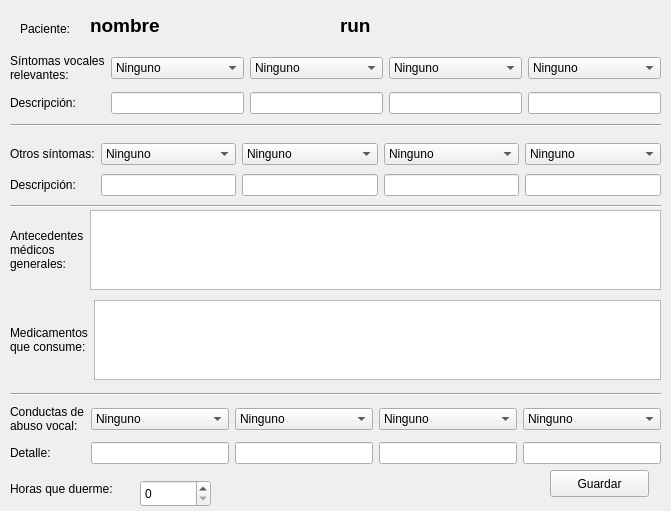
<?xml version="1.0" encoding="UTF-8"?>
<ui version="4.0">
 <class>SintomaConducta</class>
 <widget class="QWidget" name="SintomaConducta">
  <property name="geometry">
   <rect>
    <x>0</x>
    <y>0</y>
    <width>671</width>
    <height>511</height>
   </rect>
  </property>
  <property name="windowTitle">
   <string>Sintomatología y Conductas</string>
  </property>
  <property name="windowIcon">
   <iconset>
    <normaloff>../img/aav50.png</normaloff>../img/aav50.png</iconset>
  </property>
  <widget class="QWidget" name="layoutWidget">
   <property name="geometry">
    <rect>
     <x>10</x>
     <y>140</y>
     <width>651</width>
     <height>71</height>
    </rect>
   </property>
   <layout class="QGridLayout" name="gridLayout_2">
    <item row="0" column="0">
     <widget class="QLabel" name="label_3">
      <property name="text">
       <string>Otros síntomas:</string>
      </property>
     </widget>
    </item>
    <item row="0" column="1">
     <widget class="QComboBox" name="os1">
      <item>
       <property name="text">
        <string>Ninguno</string>
       </property>
      </item>
      <item>
       <property name="text">
        <string>Problemas de acusión</string>
       </property>
      </item>
      <item>
       <property name="text">
        <string>Alergías</string>
       </property>
      </item>
      <item>
       <property name="text">
        <string>Resfríos frecuentes</string>
       </property>
      </item>
      <item>
       <property name="text">
        <string>Estrés</string>
       </property>
      </item>
      <item>
       <property name="text">
        <string>Acidez gástrica</string>
       </property>
      </item>
      <item>
       <property name="text">
        <string>Dificultad al tragar</string>
       </property>
      </item>
      <item>
       <property name="text">
        <string>Dolor de cuello u hombros</string>
       </property>
      </item>
      <item>
       <property name="text">
        <string>Pérdidas anteriores de la voz</string>
       </property>
      </item>
     </widget>
    </item>
    <item row="0" column="2">
     <widget class="QComboBox" name="os2">
      <item>
       <property name="text">
        <string>Ninguno</string>
       </property>
      </item>
      <item>
       <property name="text">
        <string>Problemas de acusión</string>
       </property>
      </item>
      <item>
       <property name="text">
        <string>Alergías</string>
       </property>
      </item>
      <item>
       <property name="text">
        <string>Resfríos frecuentes</string>
       </property>
      </item>
      <item>
       <property name="text">
        <string>Estrés</string>
       </property>
      </item>
      <item>
       <property name="text">
        <string>Acidez gástrica</string>
       </property>
      </item>
      <item>
       <property name="text">
        <string>Dificultad al tragar</string>
       </property>
      </item>
      <item>
       <property name="text">
        <string>Dolor de cuello u hombros</string>
       </property>
      </item>
      <item>
       <property name="text">
        <string>Pérdidas anteriores de la voz</string>
       </property>
      </item>
     </widget>
    </item>
    <item row="0" column="3">
     <widget class="QComboBox" name="os3">
      <item>
       <property name="text">
        <string>Ninguno</string>
       </property>
      </item>
      <item>
       <property name="text">
        <string>Problemas de acusión</string>
       </property>
      </item>
      <item>
       <property name="text">
        <string>Alergías</string>
       </property>
      </item>
      <item>
       <property name="text">
        <string>Resfríos frecuentes</string>
       </property>
      </item>
      <item>
       <property name="text">
        <string>Estrés</string>
       </property>
      </item>
      <item>
       <property name="text">
        <string>Acidez gástrica</string>
       </property>
      </item>
      <item>
       <property name="text">
        <string>Dificultad al tragar</string>
       </property>
      </item>
      <item>
       <property name="text">
        <string>Dolor de cuello u hombros</string>
       </property>
      </item>
      <item>
       <property name="text">
        <string>Pérdidas anteriores de la voz</string>
       </property>
      </item>
     </widget>
    </item>
    <item row="0" column="4">
     <widget class="QComboBox" name="os4">
      <item>
       <property name="text">
        <string>Ninguno</string>
       </property>
      </item>
      <item>
       <property name="text">
        <string>Problemas de acusión</string>
       </property>
      </item>
      <item>
       <property name="text">
        <string>Alergías</string>
       </property>
      </item>
      <item>
       <property name="text">
        <string>Resfríos frecuentes</string>
       </property>
      </item>
      <item>
       <property name="text">
        <string>Estrés</string>
       </property>
      </item>
      <item>
       <property name="text">
        <string>Acidez gástrica</string>
       </property>
      </item>
      <item>
       <property name="text">
        <string>Dificultad al tragar</string>
       </property>
      </item>
      <item>
       <property name="text">
        <string>Dolor de cuello u hombros</string>
       </property>
      </item>
      <item>
       <property name="text">
        <string>Pérdidas anteriores de la voz</string>
       </property>
      </item>
     </widget>
    </item>
    <item row="1" column="2">
     <widget class="QLineEdit" name="dos2"/>
    </item>
    <item row="1" column="1">
     <widget class="QLineEdit" name="dos1"/>
    </item>
    <item row="1" column="0">
     <widget class="QLabel" name="label_4">
      <property name="text">
       <string>Descripción:</string>
      </property>
     </widget>
    </item>
    <item row="1" column="3">
     <widget class="QLineEdit" name="dos3"/>
    </item>
    <item row="1" column="4">
     <widget class="QLineEdit" name="dos4"/>
    </item>
    <item row="2" column="0" colspan="5">
     <widget class="Line" name="line_2">
      <property name="orientation">
       <enum>Qt::Horizontal</enum>
      </property>
     </widget>
    </item>
   </layout>
  </widget>
  <widget class="QWidget" name="layoutWidget_2">
   <property name="geometry">
    <rect>
     <x>10</x>
     <y>300</y>
     <width>651</width>
     <height>80</height>
    </rect>
   </property>
   <layout class="QHBoxLayout" name="horizontalLayout_2">
    <item>
     <widget class="QLabel" name="label_6">
      <property name="text">
       <string>Medicamentos
que consume:</string>
      </property>
     </widget>
    </item>
    <item>
     <widget class="QPlainTextEdit" name="textMQC"/>
    </item>
   </layout>
  </widget>
  <widget class="QWidget" name="layoutWidget_3">
   <property name="geometry">
    <rect>
     <x>10</x>
     <y>390</y>
     <width>651</width>
     <height>78</height>
    </rect>
   </property>
   <layout class="QGridLayout" name="gridLayout_3">
    <item row="1" column="0">
     <widget class="QLabel" name="label_7">
      <property name="text">
       <string>Conductas de
abuso vocal:</string>
      </property>
     </widget>
    </item>
    <item row="1" column="1">
     <widget class="QComboBox" name="cav1">
      <item>
       <property name="text">
        <string>Ninguno</string>
       </property>
      </item>
      <item>
       <property name="text">
        <string>Fumador</string>
       </property>
      </item>
      <item>
       <property name="text">
        <string>Bebe Alcohol</string>
       </property>
      </item>
      <item>
       <property name="text">
        <string>Consumo de alimentos condimentados</string>
       </property>
      </item>
      <item>
       <property name="text">
        <string>Consumo de liquidos (espc. cantidad)</string>
       </property>
      </item>
      <item>
       <property name="text">
        <string>Consumo de café (espc. cantidad)</string>
       </property>
      </item>
      <item>
       <property name="text">
        <string>Pastillas de menta (espc. cantidad)</string>
       </property>
      </item>
      <item>
       <property name="text">
        <string>Intensidad vocal elevada</string>
       </property>
      </item>
      <item>
       <property name="text">
        <string>Realiza actividad física</string>
       </property>
      </item>
      <item>
       <property name="text">
        <string>Se expone a cambios de temperatura</string>
       </property>
      </item>
      <item>
       <property name="text">
        <string>Se expone a calefacción</string>
       </property>
      </item>
     </widget>
    </item>
    <item row="2" column="0">
     <widget class="QLabel" name="label_8">
      <property name="text">
       <string>Detalle:</string>
      </property>
     </widget>
    </item>
    <item row="2" column="1">
     <widget class="QLineEdit" name="dcav1"/>
    </item>
    <item row="2" column="2">
     <widget class="QLineEdit" name="dcav2"/>
    </item>
    <item row="1" column="2">
     <widget class="QComboBox" name="cav2">
      <item>
       <property name="text">
        <string>Ninguno</string>
       </property>
      </item>
      <item>
       <property name="text">
        <string>Fumador</string>
       </property>
      </item>
      <item>
       <property name="text">
        <string>Bebe Alcohol</string>
       </property>
      </item>
      <item>
       <property name="text">
        <string>Consumo de alimentos condimentados</string>
       </property>
      </item>
      <item>
       <property name="text">
        <string>Consumo de liquidos (espc. cantidad)</string>
       </property>
      </item>
      <item>
       <property name="text">
        <string>Consumo de café (espc. cantidad)</string>
       </property>
      </item>
      <item>
       <property name="text">
        <string>Pastillas de menta (espc. cantidad)</string>
       </property>
      </item>
      <item>
       <property name="text">
        <string>Intensidad vocal elevada</string>
       </property>
      </item>
      <item>
       <property name="text">
        <string>Realiza actividad física</string>
       </property>
      </item>
      <item>
       <property name="text">
        <string>Se expone a cambios de temperatura</string>
       </property>
      </item>
      <item>
       <property name="text">
        <string>Se expone a calefacción</string>
       </property>
      </item>
     </widget>
    </item>
    <item row="2" column="4">
     <widget class="QLineEdit" name="dcav4"/>
    </item>
    <item row="2" column="3">
     <widget class="QLineEdit" name="dcav3"/>
    </item>
    <item row="1" column="3">
     <widget class="QComboBox" name="cav3">
      <item>
       <property name="text">
        <string>Ninguno</string>
       </property>
      </item>
      <item>
       <property name="text">
        <string>Fumador</string>
       </property>
      </item>
      <item>
       <property name="text">
        <string>Bebe Alcohol</string>
       </property>
      </item>
      <item>
       <property name="text">
        <string>Consumo de alimentos condimentados</string>
       </property>
      </item>
      <item>
       <property name="text">
        <string>Consumo de liquidos (espc. cantidad)</string>
       </property>
      </item>
      <item>
       <property name="text">
        <string>Consumo de café (espc. cantidad)</string>
       </property>
      </item>
      <item>
       <property name="text">
        <string>Pastillas de menta (espc. cantidad)</string>
       </property>
      </item>
      <item>
       <property name="text">
        <string>Intensidad vocal elevada</string>
       </property>
      </item>
      <item>
       <property name="text">
        <string>Realiza actividad física</string>
       </property>
      </item>
      <item>
       <property name="text">
        <string>Se expone a cambios de temperatura</string>
       </property>
      </item>
      <item>
       <property name="text">
        <string>Se expone a calefacción</string>
       </property>
      </item>
     </widget>
    </item>
    <item row="1" column="4">
     <widget class="QComboBox" name="cav4">
      <item>
       <property name="text">
        <string>Ninguno</string>
       </property>
      </item>
      <item>
       <property name="text">
        <string>Fumador</string>
       </property>
      </item>
      <item>
       <property name="text">
        <string>Bebe Alcohol</string>
       </property>
      </item>
      <item>
       <property name="text">
        <string>Consumo de alimentos condimentados</string>
       </property>
      </item>
      <item>
       <property name="text">
        <string>Consumo de liquidos (espc. cantidad)</string>
       </property>
      </item>
      <item>
       <property name="text">
        <string>Consumo de café (espc. cantidad)</string>
       </property>
      </item>
      <item>
       <property name="text">
        <string>Pastillas de menta (espc. cantidad)</string>
       </property>
      </item>
      <item>
       <property name="text">
        <string>Intensidad vocal elevada</string>
       </property>
      </item>
      <item>
       <property name="text">
        <string>Realiza actividad física</string>
       </property>
      </item>
      <item>
       <property name="text">
        <string>Se expone a cambios de temperatura</string>
       </property>
      </item>
      <item>
       <property name="text">
        <string>Se expone a calefacción</string>
       </property>
      </item>
     </widget>
    </item>
    <item row="0" column="0" colspan="5">
     <widget class="Line" name="line_3">
      <property name="orientation">
       <enum>Qt::Horizontal</enum>
      </property>
     </widget>
    </item>
   </layout>
  </widget>
  <widget class="QLabel" name="label_9">
   <property name="geometry">
    <rect>
     <x>10</x>
     <y>480</y>
     <width>131</width>
     <height>17</height>
    </rect>
   </property>
   <property name="text">
    <string>Horas que duerme:</string>
   </property>
  </widget>
  <widget class="QLabel" name="label_10">
   <property name="geometry">
    <rect>
     <x>20</x>
     <y>20</y>
     <width>67</width>
     <height>17</height>
    </rect>
   </property>
   <property name="text">
    <string>Paciente:</string>
   </property>
  </widget>
  <widget class="QPushButton" name="bguardar">
   <property name="geometry">
    <rect>
     <x>550</x>
     <y>470</y>
     <width>99</width>
     <height>27</height>
    </rect>
   </property>
   <property name="text">
    <string>Guardar</string>
   </property>
   <property name="icon">
    <iconset>
     <normaloff>../img/edit16.png</normaloff>../img/edit16.png</iconset>
   </property>
  </widget>
  <widget class="QLabel" name="nombrep">
   <property name="geometry">
    <rect>
     <x>90</x>
     <y>10</y>
     <width>251</width>
     <height>31</height>
    </rect>
   </property>
   <property name="font">
    <font>
     <pointsize>14</pointsize>
     <weight>75</weight>
     <bold>true</bold>
    </font>
   </property>
   <property name="text">
    <string>nombre</string>
   </property>
  </widget>
  <widget class="QLabel" name="fecha">
   <property name="geometry">
    <rect>
     <x>496</x>
     <y>20</y>
     <width>101</width>
     <height>21</height>
    </rect>
   </property>
   <property name="text">
    <string/>
   </property>
  </widget>
  <widget class="QWidget" name="layoutWidget">
   <property name="geometry">
    <rect>
     <x>10</x>
     <y>50</y>
     <width>651</width>
     <height>81</height>
    </rect>
   </property>
   <layout class="QGridLayout" name="gridLayout">
    <item row="1" column="2">
     <widget class="QLineEdit" name="dsvr2"/>
    </item>
    <item row="0" column="0">
     <widget class="QLabel" name="label">
      <property name="text">
       <string>Síntomas vocales
relevantes:</string>
      </property>
     </widget>
    </item>
    <item row="0" column="1">
     <widget class="QComboBox" name="svr1">
      <item>
       <property name="text">
        <string>Ninguno</string>
       </property>
      </item>
      <item>
       <property name="text">
        <string>Ronquera</string>
       </property>
      </item>
      <item>
       <property name="text">
        <string>Dolor fonar</string>
       </property>
      </item>
      <item>
       <property name="text">
        <string>Fatiga</string>
       </property>
      </item>
      <item>
       <property name="text">
        <string>Sensación de cuerpo extraño</string>
       </property>
      </item>
      <item>
       <property name="text">
        <string>Picor al hablar</string>
       </property>
      </item>
      <item>
       <property name="text">
        <string>Carraspera</string>
       </property>
      </item>
      <item>
       <property name="text">
        <string>Tensión al hablar</string>
       </property>
      </item>
      <item>
       <property name="text">
        <string>Resequedad</string>
       </property>
      </item>
      <item>
       <property name="text">
        <string>Esfuerzo al hablar</string>
       </property>
      </item>
     </widget>
    </item>
    <item row="0" column="3">
     <widget class="QComboBox" name="svr3">
      <item>
       <property name="text">
        <string>Ninguno</string>
       </property>
      </item>
      <item>
       <property name="text">
        <string>Ronquera</string>
       </property>
      </item>
      <item>
       <property name="text">
        <string>Dolor fonar</string>
       </property>
      </item>
      <item>
       <property name="text">
        <string>Fatiga</string>
       </property>
      </item>
      <item>
       <property name="text">
        <string>Sensación de cuerpo extraño</string>
       </property>
      </item>
      <item>
       <property name="text">
        <string>Picor al hablar</string>
       </property>
      </item>
      <item>
       <property name="text">
        <string>Carraspera</string>
       </property>
      </item>
      <item>
       <property name="text">
        <string>Tensión al hablar</string>
       </property>
      </item>
      <item>
       <property name="text">
        <string>Resequedad</string>
       </property>
      </item>
      <item>
       <property name="text">
        <string>Esfuerzo al hablar</string>
       </property>
      </item>
     </widget>
    </item>
    <item row="0" column="4">
     <widget class="QComboBox" name="svr4">
      <item>
       <property name="text">
        <string>Ninguno</string>
       </property>
      </item>
      <item>
       <property name="text">
        <string>Ronquera</string>
       </property>
      </item>
      <item>
       <property name="text">
        <string>Dolor fonar</string>
       </property>
      </item>
      <item>
       <property name="text">
        <string>Fatiga</string>
       </property>
      </item>
      <item>
       <property name="text">
        <string>Sensación de cuerpo extraño</string>
       </property>
      </item>
      <item>
       <property name="text">
        <string>Picor al hablar</string>
       </property>
      </item>
      <item>
       <property name="text">
        <string>Carraspera</string>
       </property>
      </item>
      <item>
       <property name="text">
        <string>Tensión al hablar</string>
       </property>
      </item>
      <item>
       <property name="text">
        <string>Resequedad</string>
       </property>
      </item>
      <item>
       <property name="text">
        <string>Esfuerzo al hablar</string>
       </property>
      </item>
     </widget>
    </item>
    <item row="1" column="3">
     <widget class="QLineEdit" name="dsvr3"/>
    </item>
    <item row="1" column="0">
     <widget class="QLabel" name="label_2">
      <property name="text">
       <string>Descripción:</string>
      </property>
     </widget>
    </item>
    <item row="1" column="1">
     <widget class="QLineEdit" name="dsvr1"/>
    </item>
    <item row="1" column="4">
     <widget class="QLineEdit" name="dsvr4"/>
    </item>
    <item row="0" column="2">
     <widget class="QComboBox" name="svr2">
      <item>
       <property name="text">
        <string>Ninguno</string>
       </property>
      </item>
      <item>
       <property name="text">
        <string>Ronquera</string>
       </property>
      </item>
      <item>
       <property name="text">
        <string>Dolor fonar</string>
       </property>
      </item>
      <item>
       <property name="text">
        <string>Fatiga</string>
       </property>
      </item>
      <item>
       <property name="text">
        <string>Sensación de cuerpo extraño</string>
       </property>
      </item>
      <item>
       <property name="text">
        <string>Picor al hablar</string>
       </property>
      </item>
      <item>
       <property name="text">
        <string>Carraspera</string>
       </property>
      </item>
      <item>
       <property name="text">
        <string>Tensión al hablar</string>
       </property>
      </item>
      <item>
       <property name="text">
        <string>Resequedad</string>
       </property>
      </item>
      <item>
       <property name="text">
        <string>Esfuerzo al hablar</string>
       </property>
      </item>
     </widget>
    </item>
    <item row="2" column="0" colspan="5">
     <widget class="Line" name="line">
      <property name="orientation">
       <enum>Qt::Horizontal</enum>
      </property>
     </widget>
    </item>
   </layout>
  </widget>
  <widget class="QWidget" name="layoutWidget">
   <property name="geometry">
    <rect>
     <x>10</x>
     <y>210</y>
     <width>651</width>
     <height>80</height>
    </rect>
   </property>
   <layout class="QHBoxLayout" name="horizontalLayout">
    <item>
     <widget class="QLabel" name="label_5">
      <property name="text">
       <string>Antecedentes
médicos
generales:</string>
      </property>
     </widget>
    </item>
    <item>
     <widget class="QPlainTextEdit" name="textAMG"/>
    </item>
   </layout>
  </widget>
  <widget class="QLabel" name="apellidop">
   <property name="geometry">
    <rect>
     <x>340</x>
     <y>10</y>
     <width>291</width>
     <height>31</height>
    </rect>
   </property>
   <property name="font">
    <font>
     <pointsize>14</pointsize>
     <weight>75</weight>
     <bold>true</bold>
    </font>
   </property>
   <property name="text">
    <string>run</string>
   </property>
  </widget>
  <widget class="QSpinBox" name="hqd">
   <property name="geometry">
    <rect>
     <x>140</x>
     <y>480</y>
     <width>71</width>
     <height>27</height>
    </rect>
   </property>
   <property name="maximum">
    <number>24</number>
   </property>
  </widget>
 </widget>
 <resources/>
 <connections/>
</ui>
